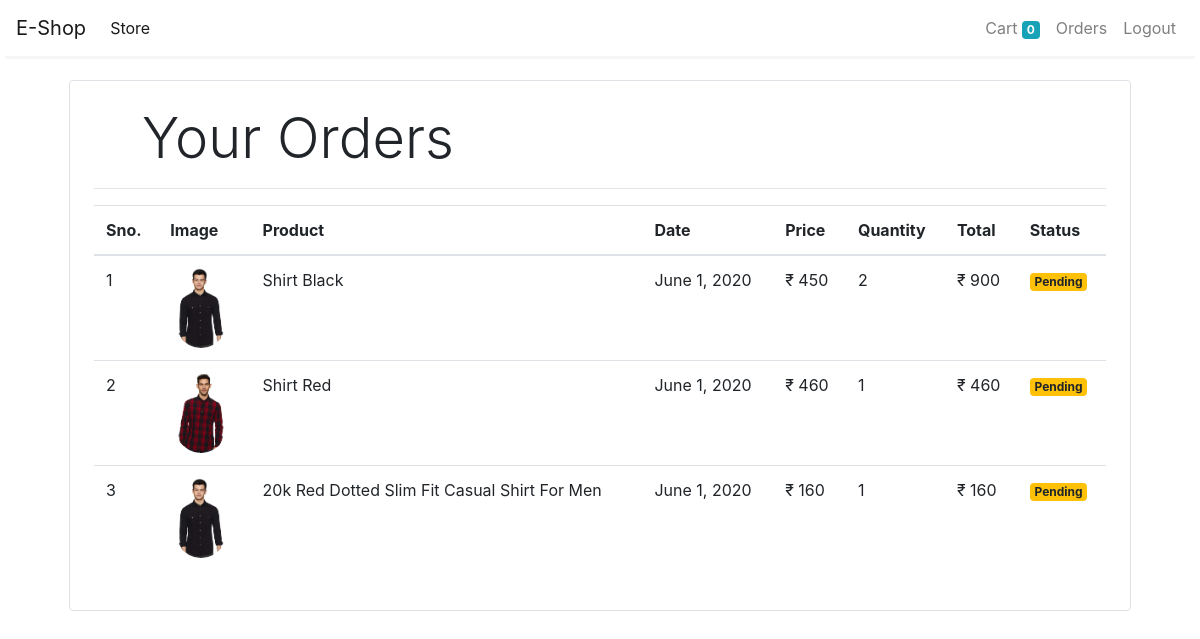
The app's page /orders (signed in) with its own data.
### store/models/orders.py (models this page shows, shortened)
class Order(models.Model):
    product = models.ForeignKey(Product,
                                on_delete=models.CASCADE)
    customer = models.ForeignKey(Customer,
                                 on_delete=models.CASCADE)
    quantity = models.IntegerField(default=1)
    price = models.IntegerField()
    address = models.CharField(max_length=50, default='', blank=True)
    phone = models.CharField(max_length=50, default='', blank=True)
    date = models.DateField(default=datetime.datetime.today)
    status = models.BooleanField(default=False)
    @staticmethod
    def get_orders_by_customer(customer_id):
        return Order.objects.filter(customer=customer_id).order_by('-date')

### store/models/product.py (models this page shows, shortened)
class Product(models.Model):
    name = models.CharField(max_length=50)
    price = models.IntegerField(default=0)
    category = models.ForeignKey(Category, on_delete=models.CASCADE, default=1)
    description = models.CharField(max_length=200, default='' , null=True , blank=True)
    image = models.ImageField(upload_to='uploads/products/')

### store/middlewares/auth.py (the view)
    def middleware(request):
        print(request.session.get('customer'))
        returnUrl = request.META['PATH_INFO']
        print(request.META['PATH_INFO'])
        if not request.session.get('customer'):
           return redirect(f'login?return_url={returnUrl}')
        response = get_response(request)
        return response

### store/templatetags/custom_filter.py (called while the page is built)
@register.filter(name='currency')
def currency(number):
    return "₹ "+str(number)

@register.filter(name='multiply')
def multiply(number , number1):
    return number * number1

### store/views/orders.py (called while the page is built)
    def get(self , request ):
        customer = request.session.get('customer')
        orders = Order.get_orders_by_customer(customer)
        print(orders)
        return render(request , 'orders.html'  , {'orders' : orders})

### store/templates/orders.html
{% extends 'base.html' %}
{% block content %}
{% load cart %}
{% load custom_filter %}
<div class="container">
   <div class="border rounded p-4 m-4">
        <p class="display-4 pl-4 ml-4">Your Orders</p>
        <hr>
        <table class="table">
            <thead>
                <tr>
                    <th>Sno.</th>
                    <th>Image</th>
                    <th>Product</th>
                    <th>Date</th>
                    <th>Price</th>
                    <th>Quantity</th>
                    <th>Total</th>
                    <th>Status</th>
                </tr>
            </thead>
            <tbody>
                {% for order in orders %}
                <tr>
                    <td>{{forloop.counter}}</td>
                    <td><img style="height: 80px;" class="rounded-circle" src="{{order.product.image.url}}" alt=""></td>
                    <td>{{order.product.name}}</td>
                    <td>{{order.date}}</td>
                    <td>{{order.price|currency}}</td>
                    <td>{{order.quantity}}</td>
                    <td>{{order.quantity|multiply:order.price|currency}}</td>
                    {% if order.status %}
                    <td><small class="badge badge-success">Completed</small></td>
                    {%else%}
                    <td><small class="badge badge-warning">Pending</small></td>
                    {% endif %}
                </tr>
                {% endfor %}
            </tbody>
        </table>
   </div>
</div>
{% endblock %}

### records on screen
Order: product.image (picture), product.name "Shirt Black", date "June 1, 2020", price "₹ 450", quantity "2", quantity|multiply "₹ 900", status "Pending"
Order: product.image (picture), product.name "Shirt Red", date "June 1, 2020", price "₹ 460", quantity "1", quantity|multiply "₹ 460", status "Pending"
Order: product.image (picture), product.name "20k Red Dotted Slim Fit Casual Shirt For Men", date "June 1, 2020", price "₹ 160", quantity "1", quantity|multiply "₹ 160", status "Pending"

### other values on screen
{{ request.session.cart.keys|length }} "0"
